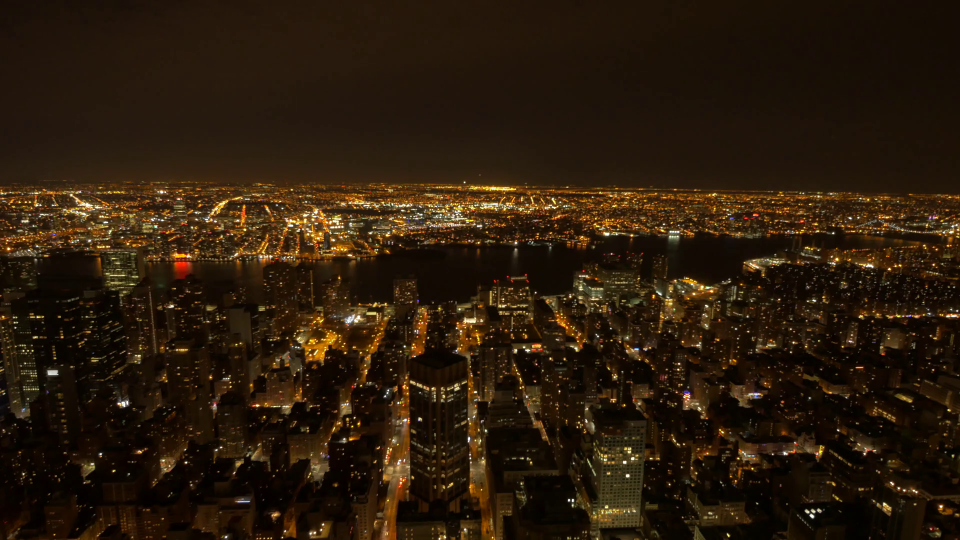
#> input picture lab3/nightsky.png, 1920 x 1080 px, found by its file name (shown at 1/2 size)
$ python mask.py
#> lines starting #> are read from the running program, lines starting #| are printed output that depends on the picture
import cv2
from matplotlib import pyplot as plt
import numpy as np

img = cv2.imread("lab3/nightsky.png",0)
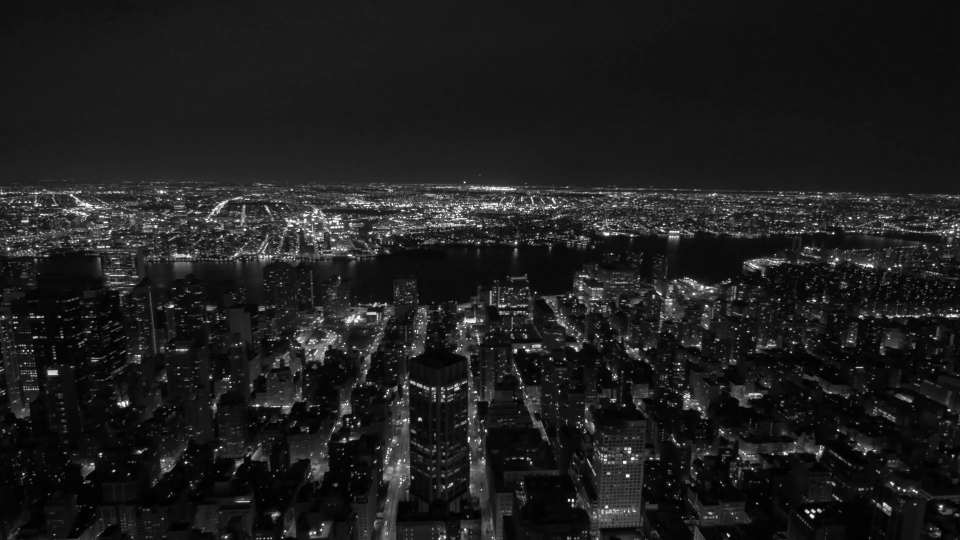
#> img: shape (1080, 1920) (shown at 1/2 size); min 0, max 255, mean 29.9
# create a mask
mask = np.zeros(img.shape[:2], np.uint8)
mask[100:300, 100:400] = 255
masked_img = cv2.bitwise_and(img,img,mask = mask)
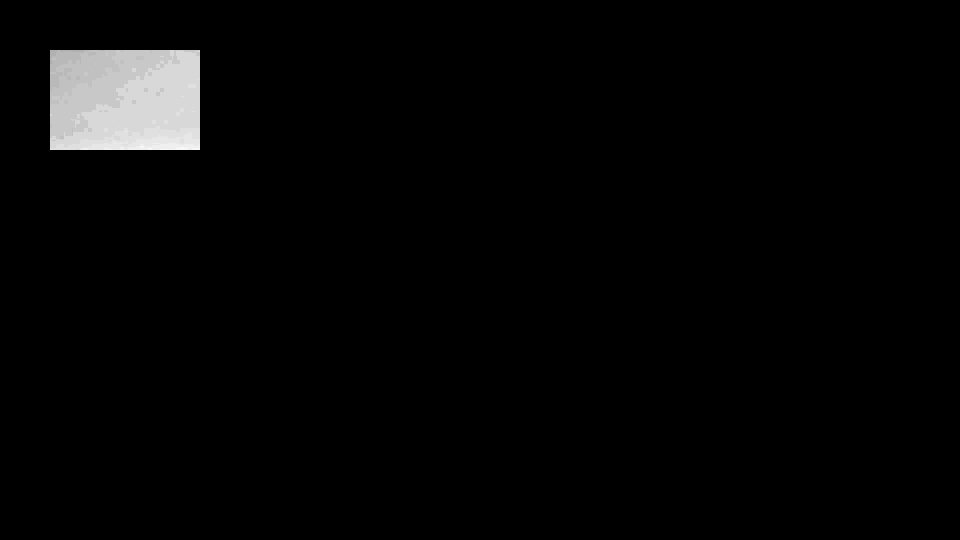
#> masked_img: shape (1080, 1920) (shown at 1/2 size); min 0, max 33, mean 0.8; drawn with min black and max white

hist_full = cv2.calcHist([img],[0],None,[256],[0,256])
#> hist_full = 256 values, max 104112 at index 28, min 65 at index 190, mean 8100
hist_mask = cv2.calcHist([img],[0],mask,[256],[0,256])
#> hist_mask = 256 values, max 25192 at index 28, min 0 at index 0, mean 234.4
plt.subplot(221), plt.imshow(img, "gray")
plt.subplot(222), plt.imshow(mask,"gray")
plt.subplot(223), plt.imshow(masked_img, "gray")
plt.subplot(224), plt.plot(hist_full), plt.plot(hist_mask)
plt.xlim([0,256])
plt.show()
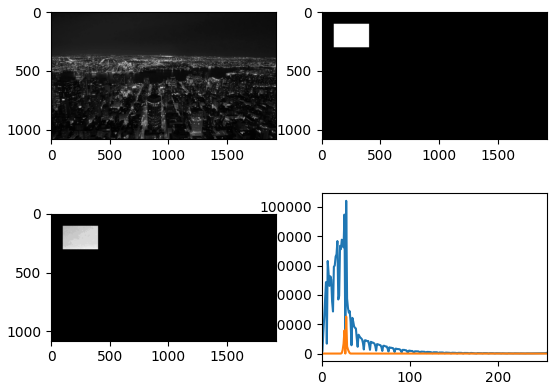
#> figure drawn by matplotlib, 4 panels; panel 4: curve peaks at x = 28, y = 104112; panel 4: curve peaks at x = 28, y = 25192
